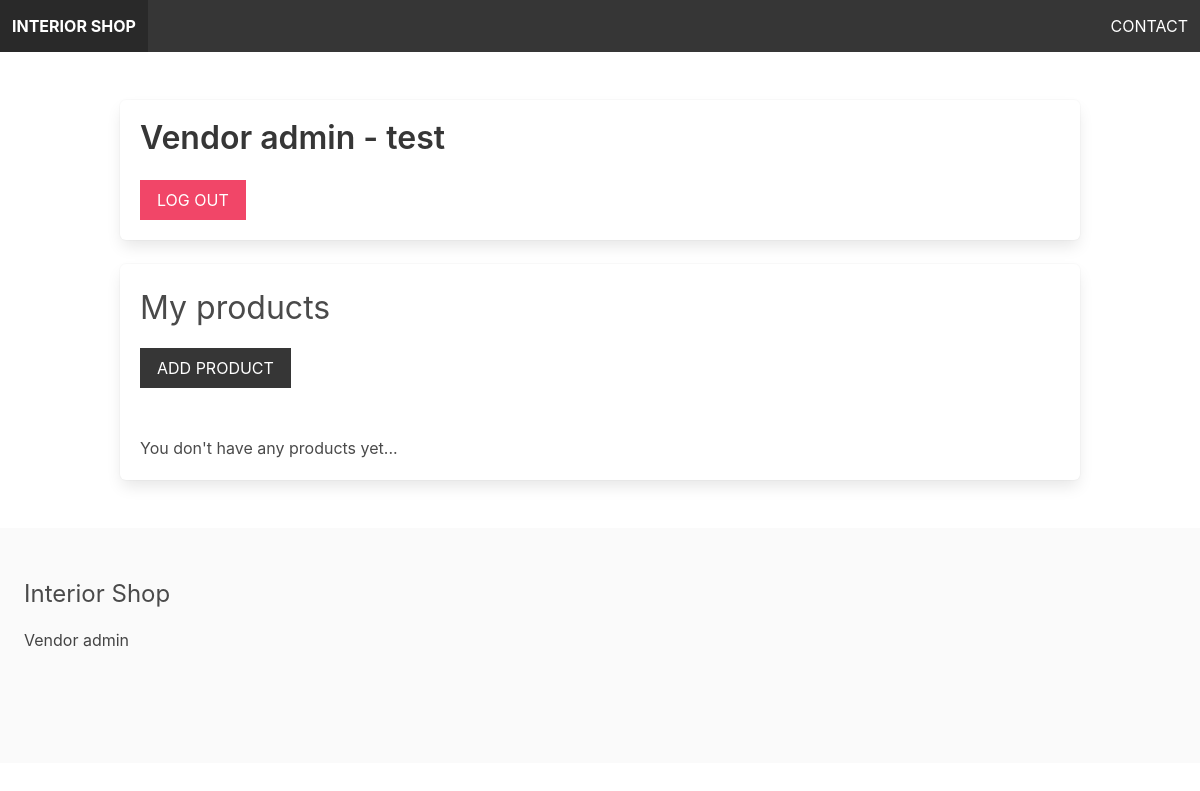
The page /vendors/vendor_admin/ (signed in) on the database as committed earlier.
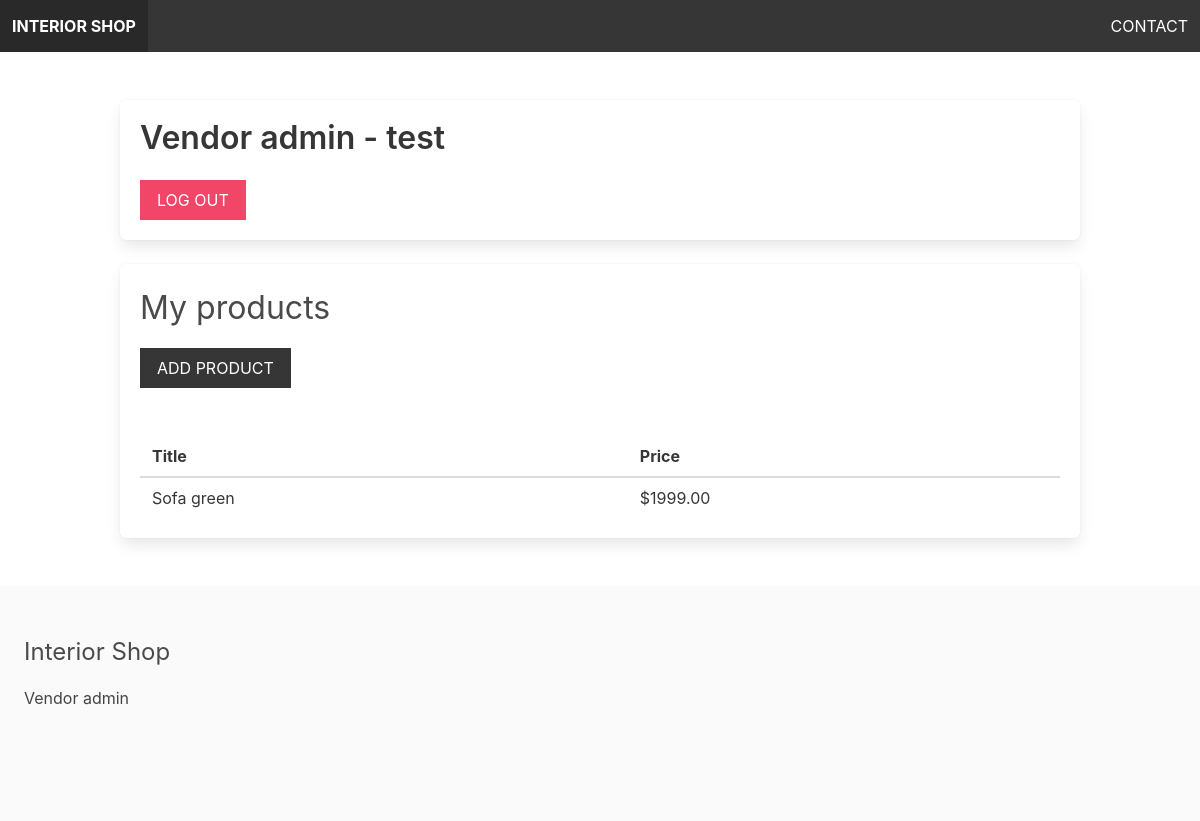
The same page on the database as committed later.
### product/models.py (models this page shows, shortened)
class Product(models.Model):
  category = models.ForeignKey(Category, related_name='products', on_delete=models.CASCADE)
  vendor = models.ForeignKey(Vendor, related_name='products', on_delete=models.CASCADE)
  title = models.CharField(max_length=255)
  slug = models.SlugField(max_length=255)
  description = models.TextField(blank=True, null=True)
  price = models.DecimalField(max_digits=6, decimal_places=2)
  date_added = models.DateTimeField(auto_now_add=True)
  image = models.ImageField(upload_to='uploads/', blank=True, null=True)
  thumbnail = models.ImageField(upload_to='uploads/', blank=True, null=True)
  class Meta:
    ordering = ['-date_added']

### vendor/views.py (the view)
# urls.py: path('vendor_admin/', views.vendor_admin, name='vendor_admin'),
@login_required
def vendor_admin(request):
  vendor = request.user.vendor
  products = vendor.products.all()
  return render(request, 'vendor/vendor_admin.html', {'vendor': vendor, 'products': products})

### vendor/templates/vendor/vendor_admin.html (shortened to what this page needs)
{% extends 'core/base.html' %}
{% block content %}
  <div class="box">
    <h1 class="title">Vendor admin - {{ vendor.name }}</h1>
    <a href="{% url 'logout' %}" class="button is-danger is-uppercase">Log out</a>
  </div>
  <div class="box">
    <h2 class="is-size-3 mb-4">My products</h2>
    <a href="{% url 'add_product' %}" class="button is-dark is-uppercase mb-6">Add product</a>
    {% if products %}
      <table class="table is-fullwidth">
        <thead>
        <tr>
          <th>Title</th>
          <th>Price</th>
        </tr>
        </thead>
        <tbody>
        {% for product in products %}
        <tr>
          <td>{{ product.title }}</td>
          <td>${{ product.price }}</td>
        </tr>
        {% endfor %}
        </tbody>
      </table>
    {% else %}
      <p>You don't have any products yet...</p>
    {% endif %}
  </div>
{% endblock %}

Rows that differ between the two databases and show on the page:
added Product: title "Sofa green", price "1999.00"
Other text that changed with them:
text no longer shown: "You don't have any products yet..."
text now shown: "Title Price"
